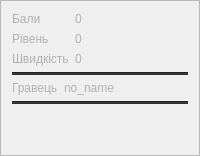
     <widget class="QFrame" name="frame_2">
      <property name="frameShape">
       <enum>QFrame::StyledPanel</enum>
      </property>
      <property name="frameShadow">
       <enum>QFrame::Raised</enum>
      </property>
      <layout class="QGridLayout" name="gridLayout_2">
       <item row="0" column="0">
        <layout class="QFormLayout" name="formLayout">
         <item row="0" column="0">
          <widget class="QLabel" name="label">
           <property name="styleSheet">
            <string notr="true">color: #b1b1b1;
border-width: 1px;
border-color: #1e1e1e;
</string>
           </property>
           <property name="text">
            <string>Бали</string>
           </property>
          </widget>
         </item>
         <item row="0" column="1">
          <widget class="QLabel" name="ScoresLabel">
           <property name="maximumSize">
            <size>
             <width>100</width>
             <height>16777215</height>
            </size>
           </property>
           <property name="styleSheet">
            <string notr="true">color: #b1b1b1;
border-width: 1px;
border-color: #1e1e1e;
</string>
           </property>
           <property name="text">
            <string>0</string>
           </property>
          </widget>
         </item>
         <item row="1" column="0">
          <widget class="QLabel" name="label_2">
           <property name="styleSheet">
            <string notr="true">color: #b1b1b1;
border-width: 1px;
border-color: #1e1e1e;
</string>
           </property>
           <property name="text">
            <string>Рівень</string>
           </property>
          </widget>
         </item>
         <item row="1" column="1">
          <widget class="QLabel" name="LevelLabel">
           <property name="maximumSize">
            <size>
             <width>100</width>
             <height>16777215</height>
            </size>
           </property>
           <property name="styleSheet">
            <string notr="true">color: #b1b1b1;
border-width: 1px;
border-color: #1e1e1e;
</string>
           </property>
           <property name="text">
            <string>0</string>
           </property>
          </widget>
         </item>
         <item row="2" column="0">
          <widget class="QLabel" name="label_3">
           <property name="styleSheet">
            <string notr="true">color: #b1b1b1;
border-width: 1px;
border-color: #1e1e1e;
</string>
           </property>
           <property name="text">
            <string>Швидкість</string>
           </property>
          </widget>
         </item>
         <item row="2" column="1">
          <widget class="QLabel" name="SpeedLabel">
           <property name="maximumSize">
            <size>
             <width>100</width>
             <height>16777215</height>
            </size>
           </property>
           <property name="styleSheet">
            <string notr="true">color: #b1b1b1;
border-width: 1px;
border-color: #1e1e1e;
</string>
           </property>
           <property name="text">
            <string>0</string>
           </property>
          </widget>
         </item>
        </layout>
       </item>
       <item row="1" column="0">
        <widget class="Line" name="line">
         <property name="styleSheet">
          <string notr="true">QToolTip
{
border: 1px solid black;
background-color: #ffa02f;
padding: 1px;
border-radius: 3px;
opacity: 100;
}

QWidget
{
color: #b1b1b1;
background-color: #323232;
}

QWidget:item:hover
{
background-color: QLinearGradient( x1: 0, y1: 0, x2: 0, y2: 1, stop: 0 #ffa02f, stop: 1 #ca0619);
color: #000000;
}

QWidget:item:selected
{
background-color: QLinearGradient( x1: 0, y1: 0, x2: 0, y2: 1, stop: 0 #ffa02f, stop: 1 #d7801a);
}

QMenuBar::item
{
background: transparent;
}

QMenuBar::item:selected
{
background: transparent;
border: 1px solid #ffaa00;
}

QMenuBar::item:pressed
{
background: #444;
border: 1px solid #000;
background-color: QLinearGradient(
x1:0, y1:0,
x2:0, y2:1,
stop:1 #212121,
stop:0.4 #343434/*,
stop:0.2 #343434,
stop:0.1 #ffaa00*/
);
margin-bottom:-1px;
padding-bottom:1px;
}

QMenu
{
border: 1px solid #000;
}

QMenu::item
{
padding: 2px 20px 2px 20px;
}

QMenu::item:selected
{
color: #000000;
}

QWidget:disabled
{
color: #404040;
background-color: #323232;
}

QAbstractItemView
{
background-color: QLinearGradient( x1: 0, y1: 0, x2: 0, y2: 1, stop: 0 #4d4d4d, stop: 0.1 #646464, stop: 1 #5d5d5d);
}

QWidget:focus
{
/*border: 2px solid QLinearGradient( x1: 0, y1: 0, x2: 0, y2: 1, stop: 0 #ffa02f, stop: 1 #d7801a);*/
}

QLineEdit
{
background-color: QLinearGradient( x1: 0, y1: 0, x2: 0, y2: 1, stop: 0 #4d4d4d, stop: 0 #646464, stop: 1 #5d5d5d);
padding: 1px;
border-style: solid;
border: 1px solid #1e1e1e;
border-radius: 5;
}

QPushButton
{
color: #b1b1b1;
background-color: QLinearGradient( x1: 0, y1: 0, x2: 0, y2: 1, stop: 0 #565656, stop: 0.1 #525252, stop: 0.5 #4e4e4e, stop: 0.9 #4a4a4a, stop: 1 #464646);
border-width: 1px;
border-color: #1e1e1e;
border-style: solid;
border-radius: 6;
padding: 3px;
font-size: 12px;
padding-left: 5px;
padding-right: 5px;
}

QPushButton:pressed
{
background-color: QLinearGradient( x1: 0, y1: 0, x2: 0, y2: 1, stop: 0 #2d2d2d, stop: 0.1 #2b2b2b, stop: 0.5 #292929, stop: 0.9 #282828, stop: 1 #252525);
}

QComboBox
{
selection-background-color: #ffaa00;
background-color: QLinearGradient( x1: 0, y1: 0, x2: 0, y2: 1, stop: 0 #565656, stop: 0.1 #525252, stop: 0.5 #4e4e4e, stop: 0.9 #4a4a4a, stop: 1 #464646);
border-style: solid;
border: 1px solid #1e1e1e;
border-radius: 5;
}

QComboBox:hover,QPushButton:hover
{
border: 2px solid QLinearGradient( x1: 0, y1: 0, x2: 0, y2: 1, stop: 0 #ffa02f, stop: 1 #d7801a);
}


QComboBox:on
{
padding-top: 3px;
padding-left: 4px;
background-color: QLinearGradient( x1: 0, y1: 0, x2: 0, y2: 1, stop: 0 #2d2d2d, stop: 0.1 #2b2b2b, stop: 0.5 #292929, stop: 0.9 #282828, stop: 1 #252525);
selection-background-color: #ffaa00;
}

QComboBox QAbstractItemView
{
border: 2px solid darkgray;
selection-background-color: QLinearGradient( x1: 0, y1: 0, x2: 0, y2: 1, stop: 0 #ffa02f, stop: 1 #d7801a);
}

QComboBox::drop-down
{
subcontrol-origin: padding;
subcontrol-position: top right;
width: 15px;

border-left-width: 0px;
border-left-color: darkgray;
border-left-style: solid; /* just a single line */
border-top-right-radius: 3px; /* same radius as the QComboBox */
border-bottom-right-radius: 3px;
}

QComboBox::down-arrow
{
image: url(:/down_arrow.png);
}

QGroupBox:focus
{
border: 2px solid QLinearGradient( x1: 0, y1: 0, x2: 0, y2: 1, stop: 0 #ffa02f, stop: 1 #d7801a);
}

QTextEdit:focus
{
border: 2px solid QLinearGradient( x1: 0, y1: 0, x2: 0, y2: 1, stop: 0 #ffa02f, stop: 1 #d7801a);
}

QScrollBar:horizontal {
border: 1px solid #222222;
background: QLinearGradient( x1: 0, y1: 0, x2: 0, y2: 1, stop: 0.0 #121212, stop: 0.2 #282828, stop: 1 #484848);
height: 7px;
margin: 0px 16px 0 16px;
}

QScrollBar::handle:horizontal
{
background: QLinearGradient( x1: 0, y1: 0, x2: 1, y2: 0, stop: 0 #ffa02f, stop: 0.5 #d7801a, stop: 1 #ffa02f);
min-height: 20px;
border-radius: 2px;
}

QScrollBar::add-line:horizontal {
border: 1px solid #1b1b19;
border-radius: 2px;
background: QLinearGradient( x1: 0, y1: 0, x2: 1, y2: 0, stop: 0 #ffa02f, stop: 1 #d7801a);
width: 14px;
subcontrol-position: right;
subcontrol-origin: margin;
}

QScrollBar::sub-line:horizontal {
border: 1px solid #1b1b19;
border-radius: 2px;
background: QLinearGradient( x1: 0, y1: 0, x2: 1, y2: 0, stop: 0 #ffa02f, stop: 1 #d7801a);
width: 14px;
subcontrol-position: left;
subcontrol-origin: margin;
}

QScrollBar::right-arrow:horizontal, QScrollBar::left-arrow:horizontal
{
border: 1px solid black;
width: 1px;
height: 1px;
background: white;
}

QScrollBar::add-page:horizontal, QScrollBar::sub-page:horizontal
{
background: none;
}

QScrollBar:vertical
{
background: QLinearGradient( x1: 0, y1: 0, x2: 1, y2: 0, stop: 0.0 #121212, stop: 0.2 #282828, stop: 1 #484848);
width: 7px;
margin: 16px 0 16px 0;
border: 1px solid #222222;
}

QScrollBar::handle:vertical
{
background: QLinearGradient( x1: 0, y1: 0, x2: 0, y2: 1, stop: 0 #ffa02f, stop: 0.5 #d7801a, stop: 1 #ffa02f);
min-height: 20px;
border-radius: 2px;
}

QScrollBar::add-line:vertical
{
border: 1px solid #1b1b19;
border-radius: 2px;
background: QLinearGradient( x1: 0, y1: 0, x2: 0, y2: 1, stop: 0 #ffa02f, stop: 1 #d7801a);
height: 14px;
subcontrol-position: bottom;
subcontrol-origin: margin;
}

QScrollBar::sub-line:vertical
{
border: 1px solid #1b1b19;
border-radius: 2px;
background: QLinearGradient( x1: 0, y1: 0, x2: 0, y2: 1, stop: 0 #d7801a, stop: 1 #ffa02f);
height: 14px;
subcontrol-position: top;
subcontrol-origin: margin;
}

QScrollBar::up-arrow:vertical, QScrollBar::down-arrow:vertical
{
border: 1px solid black;
width: 1px;
height: 1px;
background: white;
}


QScrollBar::add-page:vertical, QScrollBar::sub-page:vertical
{
background: none;
}

QTextEdit
{
background-color: #242424;
}

QPlainTextEdit
{
background-color: #242424;
}

QHeaderView::section
{
background-color: QLinearGradient(x1:0, y1:0, x2:0, y2:1, stop:0 #616161, stop: 0.5 #505050, stop: 0.6 #434343, stop:1 #656565);
color: white;
padding-left: 4px;
border: 1px solid #6c6c6c;
}

QCheckBox:disabled
{
color: #414141;
}

QDockWidget::title
{
text-align: center;
spacing: 3px; /* spacing between items in the tool bar */
background-color: QLinearGradient(x1:0, y1:0, x2:0, y2:1, stop:0 #323232, stop: 0.5 #242424, stop:1 #323232);
}

QDockWidget::close-button, QDockWidget::float-button
{
text-align: center;
spacing: 1px; /* spacing between items in the tool bar */
background-color: QLinearGradient(x1:0, y1:0, x2:0, y2:1, stop:0 #323232, stop: 0.5 #242424, stop:1 #323232);
}

QDockWidget::close-button:hover, QDockWidget::float-button:hover
{
background: #242424;
}

QDockWidget::close-button:pressed, QDockWidget::float-button:pressed
{
padding: 1px -1px -1px 1px;
}

QMainWindow::separator
{
background-color: QLinearGradient(x1:0, y1:0, x2:0, y2:1, stop:0 #161616, stop: 0.5 #151515, stop: 0.6 #212121, stop:1 #343434);
color: white;
padding-left: 4px;
border: 1px solid #4c4c4c;
spacing: 3px; /* spacing between items in the tool bar */
}

QMainWindow::separator:hover
{

background-color: QLinearGradient(x1:0, y1:0, x2:0, y2:1, stop:0 #d7801a, stop:0.5 #b56c17 stop:1 #ffa02f);
color: white;
padding-left: 4px;
border: 1px solid #6c6c6c;
spacing: 3px; /* spacing between items in the tool bar */
}

QToolBar::handle
{
spacing: 3px; /* spacing between items in the tool bar */
background: url(:/images/handle.png);
}

QMenu::separator
{
height: 2px;
background-color: QLinearGradient(x1:0, y1:0, x2:0, y2:1, stop:0 #161616, stop: 0.5 #151515, stop: 0.6 #212121, stop:1 #343434);
color: white;
padding-left: 4px;
margin-left: 10px;
margin-right: 5px;
}

QProgressBar
{
border: 2px solid grey;
border-radius: 5px;
text-align: center;
}

QProgressBar::chunk
{
background-color: #d7801a;
width: 2.15px;
margin: 0.5px;
}

QTabBar::tab {
color: #b1b1b1;
border: 1px solid #444;
border-bottom-style: none;
background-color: #323232;
padding-left: 10px;
padding-right: 10px;
padding-top: 3px;
padding-bottom: 2px;
margin-right: -1px;
}

QTabWidget::pane {
border: 1px solid #444;
top: 1px;
}

QTabBar::tab:last
{
margin-right: 0; /* the last selected tab has nothing to overlap with on the right */
border-top-right-radius: 3px;
}

QTabBar::tab:first:!selected
{
margin-left: 0px; /* the last selected tab has nothing to overlap with on the right */


border-top-left-radius: 3px;
}

QTabBar::tab:!selected
{
color: #b1b1b1;
border-bottom-style: solid;
margin-top: 3px;
background-color: QLinearGradient(x1:0, y1:0, x2:0, y2:1, stop:1 #212121, stop:.4 #343434);
}

QTabBar::tab:selected
{
border-top-left-radius: 3px;
border-top-right-radius: 3px;
margin-bottom: 0px;
}

QTabBar::tab:!selected:hover
{
/*border-top: 2px solid #ffaa00;
padding-bottom: 3px;*/
border-top-left-radius: 3px;
border-top-right-radius: 3px;
background-color: QLinearGradient(x1:0, y1:0, x2:0, y2:1, stop:1 #212121, stop:0.4 #343434, stop:0.2 #343434, stop:0.1 #ffaa00);
}

QRadioButton::indicator:checked, QRadioButton::indicator:unchecked{
color: #b1b1b1;
background-color: #323232;
border: 1px solid #b1b1b1;
border-radius: 6px;
}

QRadioButton::indicator:checked
{
background-color: qradialgradient(
cx: 0.5, cy: 0.5,
fx: 0.5, fy: 0.5,
radius: 1.0,
stop: 0.25 #ffaa00,
stop: 0.3 #323232
);
}

QCheckBox::indicator{
color: #b1b1b1;
background-color: #323232;
border: 1px solid #b1b1b1;
width: 9px;
height: 9px;
}

QRadioButton::indicator
{
border-radius: 6px;
}

QRadioButton::indicator:hover, QCheckBox::indicator:hover
{
border: 1px solid #ffaa00;
}

QCheckBox::indicator:checked
{
image:url(:/images/checkbox.png);
}

QCheckBox::indicator:disabled, QRadioButton::indicator:disabled
{
border: 1px solid #444;
}

</string>
         </property>
         <property name="orientation">
          <enum>Qt::Horizontal</enum>
         </property>
        </widget>
       </item>
       <item row="2" column="0">
        <layout class="QFormLayout" name="formLayout_2">
         <item row="0" column="0">
          <widget class="QLabel" name="label_7">
           <property name="styleSheet">
            <string notr="true">color: #b1b1b1;
border-width: 1px;
border-color: #1e1e1e;
</string>
           </property>
           <property name="text">
            <string>Гравець</string>
           </property>
          </widget>
         </item>
         <item row="0" column="1">
          <widget class="QLabel" name="NameLabel">
           <property name="maximumSize">
            <size>
             <width>100</width>
             <height>16777215</height>
            </size>
           </property>
           <property name="styleSheet">
            <string notr="true">color: #b1b1b1;
border-width: 1px;
border-color: #1e1e1e;
</string>
           </property>
           <property name="text">
            <string>no_name</string>
           </property>
          </widget>
         </item>
        </layout>
       </item>
       <item row="3" column="0">
        <widget class="Line" name="line_2">
         <property name="styleSheet">
          <string notr="true">QToolTip
{
border: 1px solid black;
background-color: #ffa02f;
padding: 1px;
border-radius: 3px;
opacity: 100;
}

QWidget
{
color: #b1b1b1;
background-color: #323232;
}

QWidget:item:hover
{
background-color: QLinearGradient( x1: 0, y1: 0, x2: 0, y2: 1, stop: 0 #ffa02f, stop: 1 #ca0619);
color: #000000;
}

QWidget:item:selected
{
background-color: QLinearGradient( x1: 0, y1: 0, x2: 0, y2: 1, stop: 0 #ffa02f, stop: 1 #d7801a);
}

QMenuBar::item
{
background: transparent;
}

QMenuBar::item:selected
{
background: transparent;
border: 1px solid #ffaa00;
}

QMenuBar::item:pressed
{
background: #444;
border: 1px solid #000;
background-color: QLinearGradient(
x1:0, y1:0,
x2:0, y2:1,
stop:1 #212121,
stop:0.4 #343434/*,
stop:0.2 #343434,
stop:0.1 #ffaa00*/
);
margin-bottom:-1px;
padding-bottom:1px;
}

QMenu
{
border: 1px solid #000;
}

QMenu::item
{
padding: 2px 20px 2px 20px;
}

QMenu::item:selected
{
color: #000000;
}

QWidget:disabled
{
color: #404040;
background-color: #323232;
}

QAbstractItemView
{
background-color: QLinearGradient( x1: 0, y1: 0, x2: 0, y2: 1, stop: 0 #4d4d4d, stop: 0.1 #646464, stop: 1 #5d5d5d);
}

QWidget:focus
{
/*border: 2px solid QLinearGradient( x1: 0, y1: 0, x2: 0, y2: 1, stop: 0 #ffa02f, stop: 1 #d7801a);*/
}

QLineEdit
{
background-color: QLinearGradient( x1: 0, y1: 0, x2: 0, y2: 1, stop: 0 #4d4d4d, stop: 0 #646464, stop: 1 #5d5d5d);
padding: 1px;
border-style: solid;
border: 1px solid #1e1e1e;
border-radius: 5;
}

QPushButton
{
color: #b1b1b1;
background-color: QLinearGradient( x1: 0, y1: 0, x2: 0, y2: 1, stop: 0 #565656, stop: 0.1 #525252, stop: 0.5 #4e4e4e, stop: 0.9 #4a4a4a, stop: 1 #464646);
border-width: 1px;
border-color: #1e1e1e;
border-style: solid;
border-radius: 6;
padding: 3px;
font-size: 12px;
padding-left: 5px;
padding-right: 5px;
}

QPushButton:pressed
{
background-color: QLinearGradient( x1: 0, y1: 0, x2: 0, y2: 1, stop: 0 #2d2d2d, stop: 0.1 #2b2b2b, stop: 0.5 #292929, stop: 0.9 #282828, stop: 1 #252525);
}

QComboBox
{
selection-background-color: #ffaa00;
background-color: QLinearGradient( x1: 0, y1: 0, x2: 0, y2: 1, stop: 0 #565656, stop: 0.1 #525252, stop: 0.5 #4e4e4e, stop: 0.9 #4a4a4a, stop: 1 #464646);
border-style: solid;
border: 1px solid #1e1e1e;
border-radius: 5;
}

QComboBox:hover,QPushButton:hover
{
border: 2px solid QLinearGradient( x1: 0, y1: 0, x2: 0, y2: 1, stop: 0 #ffa02f, stop: 1 #d7801a);
}


QComboBox:on
{
padding-top: 3px;
padding-left: 4px;
background-color: QLinearGradient( x1: 0, y1: 0, x2: 0, y2: 1, stop: 0 #2d2d2d, stop: 0.1 #2b2b2b, stop: 0.5 #292929, stop: 0.9 #282828, stop: 1 #252525);
selection-background-color: #ffaa00;
}

QComboBox QAbstractItemView
{
border: 2px solid darkgray;
selection-background-color: QLinearGradient( x1: 0, y1: 0, x2: 0, y2: 1, stop: 0 #ffa02f, stop: 1 #d7801a);
}

QComboBox::drop-down
{
subcontrol-origin: padding;
subcontrol-position: top right;
width: 15px;

border-left-width: 0px;
border-left-color: darkgray;
border-left-style: solid; /* just a single line */
border-top-right-radius: 3px; /* same radius as the QComboBox */
border-bottom-right-radius: 3px;
}

QComboBox::down-arrow
{
image: url(:/down_arrow.png);
}

QGroupBox:focus
{
border: 2px solid QLinearGradient( x1: 0, y1: 0, x2: 0, y2: 1, stop: 0 #ffa02f, stop: 1 #d7801a);
}

QTextEdit:focus
{
border: 2px solid QLinearGradient( x1: 0, y1: 0, x2: 0, y2: 1, stop: 0 #ffa02f, stop: 1 #d7801a);
}

QScrollBar:horizontal {
border: 1px solid #222222;
background: QLinearGradient( x1: 0, y1: 0, x2: 0, y2: 1, stop: 0.0 #121212, stop: 0.2 #282828, stop: 1 #484848);
height: 7px;
margin: 0px 16px 0 16px;
}

QScrollBar::handle:horizontal
{
background: QLinearGradient( x1: 0, y1: 0, x2: 1, y2: 0, stop: 0 #ffa02f, stop: 0.5 #d7801a, stop: 1 #ffa02f);
min-height: 20px;
border-radius: 2px;
}

QScrollBar::add-line:horizontal {
border: 1px solid #1b1b19;
border-radius: 2px;
background: QLinearGradient( x1: 0, y1: 0, x2: 1, y2: 0, stop: 0 #ffa02f, stop: 1 #d7801a);
width: 14px;
subcontrol-position: right;
subcontrol-origin: margin;
}

QScrollBar::sub-line:horizontal {
border: 1px solid #1b1b19;
border-radius: 2px;
background: QLinearGradient( x1: 0, y1: 0, x2: 1, y2: 0, stop: 0 #ffa02f, stop: 1 #d7801a);
width: 14px;
subcontrol-position: left;
subcontrol-origin: margin;
}

QScrollBar::right-arrow:horizontal, QScrollBar::left-arrow:horizontal
{
border: 1px solid black;
width: 1px;
height: 1px;
background: white;
}

QScrollBar::add-page:horizontal, QScrollBar::sub-page:horizontal
{
background: none;
}

QScrollBar:vertical
{
background: QLinearGradient( x1: 0, y1: 0, x2: 1, y2: 0, stop: 0.0 #121212, stop: 0.2 #282828, stop: 1 #484848);
width: 7px;
margin: 16px 0 16px 0;
border: 1px solid #222222;
}

QScrollBar::handle:vertical
{
background: QLinearGradient( x1: 0, y1: 0, x2: 0, y2: 1, stop: 0 #ffa02f, stop: 0.5 #d7801a, stop: 1 #ffa02f);
min-height: 20px;
border-radius: 2px;
}

QScrollBar::add-line:vertical
{
border: 1px solid #1b1b19;
border-radius: 2px;
background: QLinearGradient( x1: 0, y1: 0, x2: 0, y2: 1, stop: 0 #ffa02f, stop: 1 #d7801a);
height: 14px;
subcontrol-position: bottom;
subcontrol-origin: margin;
}

QScrollBar::sub-line:vertical
{
border: 1px solid #1b1b19;
border-radius: 2px;
background: QLinearGradient( x1: 0, y1: 0, x2: 0, y2: 1, stop: 0 #d7801a, stop: 1 #ffa02f);
height: 14px;
subcontrol-position: top;
subcontrol-origin: margin;
}

QScrollBar::up-arrow:vertical, QScrollBar::down-arrow:vertical
{
border: 1px solid black;
width: 1px;
height: 1px;
background: white;
}


QScrollBar::add-page:vertical, QScrollBar::sub-page:vertical
{
background: none;
}

QTextEdit
{
background-color: #242424;
}

QPlainTextEdit
{
background-color: #242424;
}

QHeaderView::section
{
background-color: QLinearGradient(x1:0, y1:0, x2:0, y2:1, stop:0 #616161, stop: 0.5 #505050, stop: 0.6 #434343, stop:1 #656565);
color: white;
padding-left: 4px;
border: 1px solid #6c6c6c;
}

QCheckBox:disabled
{
color: #414141;
}

QDockWidget::title
{
text-align: center;
spacing: 3px; /* spacing between items in the tool bar */
background-color: QLinearGradient(x1:0, y1:0, x2:0, y2:1, stop:0 #323232, stop: 0.5 #242424, stop:1 #323232);
}

QDockWidget::close-button, QDockWidget::float-button
{
text-align: center;
spacing: 1px; /* spacing between items in the tool bar */
background-color: QLinearGradient(x1:0, y1:0, x2:0, y2:1, stop:0 #323232, stop: 0.5 #242424, stop:1 #323232);
}

QDockWidget::close-button:hover, QDockWidget::float-button:hover
{
background: #242424;
}

QDockWidget::close-button:pressed, QDockWidget::float-button:pressed
{
padding: 1px -1px -1px 1px;
}

QMainWindow::separator
{
background-color: QLinearGradient(x1:0, y1:0, x2:0, y2:1, stop:0 #161616, stop: 0.5 #151515, stop: 0.6 #212121, stop:1 #343434);
color: white;
padding-left: 4px;
border: 1px solid #4c4c4c;
spacing: 3px; /* spacing between items in the tool bar */
}

QMainWindow::separator:hover
{

background-color: QLinearGradient(x1:0, y1:0, x2:0, y2:1, stop:0 #d7801a, stop:0.5 #b56c17 stop:1 #ffa02f);
color: white;
padding-left: 4px;
border: 1px solid #6c6c6c;
spacing: 3px; /* spacing between items in the tool bar */
}

QToolBar::handle
{
spacing: 3px; /* spacing between items in the tool bar */
background: url(:/images/handle.png);
}

QMenu::separator
{
height: 2px;
background-color: QLinearGradient(x1:0, y1:0, x2:0, y2:1, stop:0 #161616, stop: 0.5 #151515, stop: 0.6 #212121, stop:1 #343434);
color: white;
padding-left: 4px;
margin-left: 10px;
margin-right: 5px;
}

QProgressBar
{
border: 2px solid grey;
border-radius: 5px;
text-align: center;
}

QProgressBar::chunk
{
background-color: #d7801a;
width: 2.15px;
margin: 0.5px;
}

QTabBar::tab {
color: #b1b1b1;
border: 1px solid #444;
border-bottom-style: none;
background-color: #323232;
padding-left: 10px;
padding-right: 10px;
padding-top: 3px;
padding-bottom: 2px;
margin-right: -1px;
}

QTabWidget::pane {
border: 1px solid #444;
top: 1px;
}

QTabBar::tab:last
{
margin-right: 0; /* the last selected tab has nothing to overlap with on the right */
border-top-right-radius: 3px;
}

QTabBar::tab:first:!selected
{
margin-left: 0px; /* the last selected tab has nothing to overlap with on the right */


border-top-left-radius: 3px;
}

QTabBar::tab:!selected
{
color: #b1b1b1;
border-bottom-style: solid;
margin-top: 3px;
background-color: QLinearGradient(x1:0, y1:0, x2:0, y2:1, stop:1 #212121, stop:.4 #343434);
}

QTabBar::tab:selected
{
border-top-left-radius: 3px;
border-top-right-radius: 3px;
margin-bottom: 0px;
}

QTabBar::tab:!selected:hover
{
/*border-top: 2px solid #ffaa00;
padding-bottom: 3px;*/
border-top-left-radius: 3px;
border-top-right-radius: 3px;
background-color: QLinearGradient(x1:0, y1:0, x2:0, y2:1, stop:1 #212121, stop:0.4 #343434, stop:0.2 #343434, stop:0.1 #ffaa00);
}

QRadioButton::indicator:checked, QRadioButton::indicator:unchecked{
color: #b1b1b1;
background-color: #323232;
border: 1px solid #b1b1b1;
border-radius: 6px;
}

QRadioButton::indicator:checked
{
background-color: qradialgradient(
cx: 0.5, cy: 0.5,
fx: 0.5, fy: 0.5,
radius: 1.0,
stop: 0.25 #ffaa00,
stop: 0.3 #323232
);
}

QCheckBox::indicator{
color: #b1b1b1;
background-color: #323232;
border: 1px solid #b1b1b1;
width: 9px;
height: 9px;
}

QRadioButton::indicator
{
border-radius: 6px;
}

QRadioButton::indicator:hover, QCheckBox::indicator:hover
{
border: 1px solid #ffaa00;
}

QCheckBox::indicator:checked
{
image:url(:/images/checkbox.png);
}

QCheckBox::indicator:disabled, QRadioButton::indicator:disabled
{
border: 1px solid #444;
}

</string>
         </property>
         <property name="orientation">
          <enum>Qt::Horizontal</enum>
         </property>
        </widget>
       </item>
       <item row="4" column="0">
        <spacer name="verticalSpacer">
         <property name="orientation">
          <enum>Qt::Vertical</enum>
         </property>
         <property name="sizeHint" stdset="0">
          <size>
           <width>20</width>
           <height>40</height>
          </size>
         </property>
        </spacer>
       </item>
      </layout>
     </widget>
